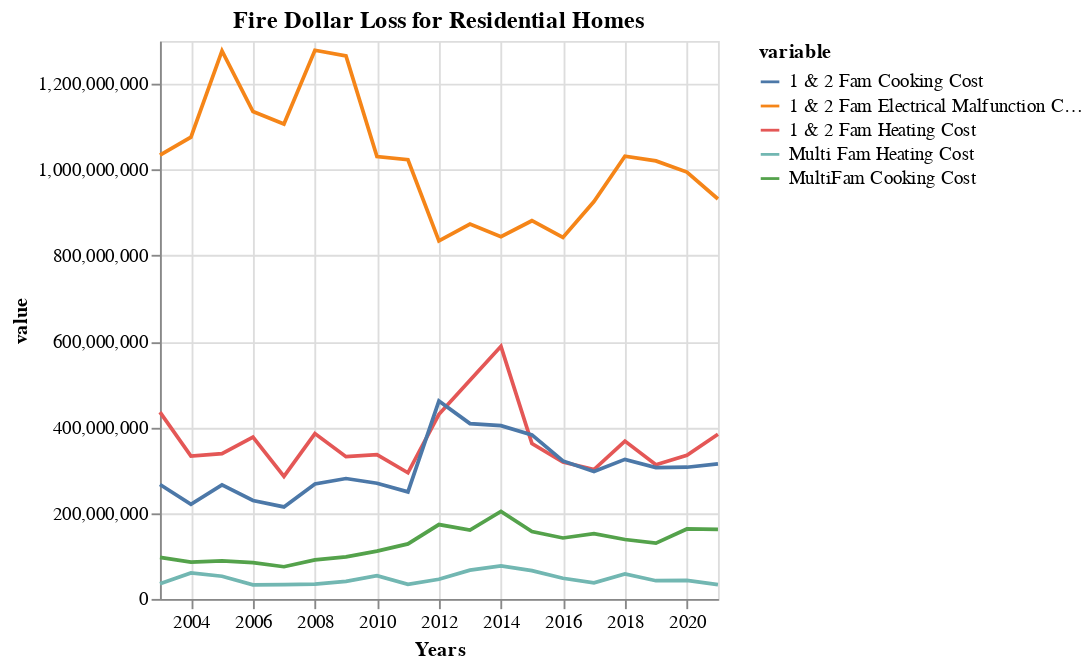

The notebook cell saved with this chart:
### Code cell
firecost = fire_cost.reset_index().melt('Years')
firecost = firecost.drop(firecost[firecost['variable'] == 'index'].index)
alt.Chart(firecost, title = "Fire Dollar Loss for Residential Homes").mark_line().encode(
    x='Years',
    y='value',
    color='variable')

### Figure 1 — Vega-Lite specification as saved in the notebook (floating-point values rounded to 4 significant figures)
{"config": {"view": {"continuousWidth": 300, "continuousHeight": 300}}, "data": {"name": "data-dd4104ac8cf4539d540a6a4e1cdf3efb"}, "mark": {"type": "line"}, "encoding": {"color": {"field": "variable", "type": "nominal"}, "x": {"field": "Years", "type": "temporal"}, "y": {"field": "value", "type": "quantitative"}}, "title": "Fire Dollar Loss for Residential Homes", "$schema": "https://vega.github.io/schema/vega-lite/v5.16.3.json", "datasets": {"data-dd4104ac8cf4539d540a6a4e1cdf3efb": [{"Years": "2003-01-01T00:00:00", "variable": "1 & 2 Fam Heating Cost", "value": 435200000}, {"Years": "2004-01-01T00:00:00", "variable": "1 & 2 Fam Heating Cost", "value": 332800000}, {"Years": "2005-01-01T00:00:00", "variable": "1 & 2 Fam Heating Cost", "value": 338600000}, {"Years": "2006-01-01T00:00:00", "variable": "1 & 2 Fam Heating Cost", "value": 377100000}, {"Years": "2007-01-01T00:00:00", "variable": "1 & 2 Fam Heating Cost", "value": 285600000}, {"Years": "2008-01-01T00:00:00", "variable": "1 & 2 Fam Heating Cost", "value": 385200000}, {"Years": "2009-01-01T00:00:00", "variable": "1 & 2 Fam Heating Cost", "value": 331300000}, {"Years": "2010-01-01T00:00:00", "variable": "1 & 2 Fam Heating Cost", "value": 336200000}, {"Years": "2011-01-01T00:00:00", "variable": "1 & 2 Fam Heating Cost", "value": 293900000}, {"Years": "2012-01-01T00:00:00", "variable": "1 & 2 Fam Heating Cost", "value": 430100000}, {"Years": "2013-01-01T00:00:00", "variable": "1 & 2 Fam Heating Cost", "value": 509500000}, {"Years": "2014-01-01T00:00:00", "variable": "1 & 2 Fam Heating Cost", "value": 588500000}, {"Years": "2015-01-01T00:00:00", "variable": "1 & 2 Fam Heating Cost", "value": 361900000}, {"Years": "2016-01-01T00:00:00", "variable": "1 & 2 Fam Heating Cost", "value": 318800000}, {"Years": "2017-01-01T00:00:00", "variable": "1 & 2 Fam Heating Cost", "value": 301500000}, {"Years": "2018-01-01T00:00:00", "variable": "1 & 2 Fam Heating Cost", "value": 367600000}, {"Years": "2019-01-01T00:00:00", "variable": "1 & 2 Fam Heating Cost", "value": 312800000}, {"Years": "2020-01-01T00:00:00", "variable": "1 & 2 Fam Heating Cost", "value": 334700000}, {"Years": "2021-01-01T00:00:00", "variable": "1 & 2 Fam Heating Cost", "value": 383500000}, {"Years": "2003-01-01T00:00:00", "variable": "Multi Fam Heating Cost", "value": 35300000}, {"Years": "2004-01-01T00:00:00", "variable": "Multi Fam Heating Cost", "value": 60600000}, {"Years": "2005-01-01T00:00:00", "variable": "Multi Fam Heating Cost", "value": 52800000}, {"Years": "2006-01-01T00:00:00", "variable": "Multi Fam Heating Cost", "value": 32900000}, {"Years": "2007-01-01T00:00:00", "variable": "Multi Fam Heating Cost", "value": 33500000}, {"Years": "2008-01-01T00:00:00", "variable": "Multi Fam Heating Cost", "value": 34300000}, {"Years": "2009-01-01T00:00:00", "variable": "Multi Fam Heating Cost", "value": 40800000}, {"Years": "2010-01-01T00:00:00", "variable": "Multi Fam Heating Cost", "value": 54200000}, {"Years": "2011-01-01T00:00:00", "variable": "Multi Fam Heating Cost", "value": 34100000}, {"Years": "2012-01-01T00:00:00", "variable": "Multi Fam Heating Cost", "value": 45900000}, {"Years": "2013-01-01T00:00:00", "variable": "Multi Fam Heating Cost", "value": 67000000}, {"Years": "2014-01-01T00:00:00", "variable": "Multi Fam Heating Cost", "value": 76800000}, {"Years": "2015-01-01T00:00:00", "variable": "Multi Fam Heating Cost", "value": 65800000}, {"Years": "2016-01-01T00:00:00", "variable": "Multi Fam Heating Cost", "value": 48100000}, {"Years": "2017-01-01T00:00:00", "variable": "Multi Fam Heating Cost", "value": 37400000}, {"Years": "2018-01-01T00:00:00", "variable": "Multi Fam Heating Cost", "value": 58000000}, {"Years": "2019-01-01T00:00:00", "variable": "Multi Fam Heating Cost", "value": 42400000}, {"Years": "2020-01-01T00:00:00", "variable": "Multi Fam Heating Cost", "value": 43300000}, {"Years": "2021-01-01T00:00:00", "variable": "Multi Fam Heating Cost", "value": 33500000}, {"Years": "2003-01-01T00:00:00", "variable": "1 & 2 Fam Cooking Cost", "value": 266600000}, {"Years": "2004-01-01T00:00:00", "variable": "1 & 2 Fam Cooking Cost", "value": 220500000}, {"Years": "2005-01-01T00:00:00", "variable": "1 & 2 Fam Cooking Cost", "value": 265500000}, {"Years": "2006-01-01T00:00:00", "variable": "1 & 2 Fam Cooking Cost", "value": 229300000}, {"Years": "2007-01-01T00:00:00", "variable": "1 & 2 Fam Cooking Cost", "value": 214400000}, {"Years": "2008-01-01T00:00:00", "variable": "1 & 2 Fam Cooking Cost", "value": 268000000}, {"Years": "2009-01-01T00:00:00", "variable": "1 & 2 Fam Cooking Cost", "value": 280500000}, {"Years": "2010-01-01T00:00:00", "variable": "1 & 2 Fam Cooking Cost", "value": 269600000}, {"Years": "2011-01-01T00:00:00", "variable": "1 & 2 Fam Cooking Cost", "value": 249300000}, {"Years": "2012-01-01T00:00:00", "variable": "1 & 2 Fam Cooking Cost", "value": 460900000}, {"Years": "2013-01-01T00:00:00", "variable": "1 & 2 Fam Cooking Cost", "value": 408500000}, {"Years": "2014-01-01T00:00:00", "variable": "1 & 2 Fam Cooking Cost", "value": 403600000}, {"Years": "2015-01-01T00:00:00", "variable": "1 & 2 Fam Cooking Cost", "value": 382100000}, {"Years": "2016-01-01T00:00:00", "variable": "1 & 2 Fam Cooking Cost", "value": 321400000}, {"Years": "2017-01-01T00:00:00", "variable": "1 & 2 Fam Cooking Cost", "value": 296800000}, {"Years": "2018-01-01T00:00:00", "variable": "1 & 2 Fam Cooking Cost", "value": 325100000}, {"Years": "2019-01-01T00:00:00", "variable": "1 & 2 Fam Cooking Cost", "value": 306100000}, {"Years": "2020-01-01T00:00:00", "variable": "1 & 2 Fam Cooking Cost", "value": 306800000}, {"Years": "2021-01-01T00:00:00", "variable": "1 & 2 Fam Cooking Cost", "value": 314500000}, {"Years": "2003-01-01T00:00:00", "variable": "MultiFam Cooking Cost", "value": 96600000}, {"Years": "2004-01-01T00:00:00", "variable": "MultiFam Cooking Cost", "value": 85900000}, {"Years": "2005-01-01T00:00:00", "variable": "MultiFam Cooking Cost", "value": 88700000}, {"Years": "2006-01-01T00:00:00", "variable": "MultiFam Cooking Cost", "value": 84700000}, {"Years": "2007-01-01T00:00:00", "variable": "MultiFam Cooking Cost", "value": 75000000}, {"Years": "2008-01-01T00:00:00", "variable": "MultiFam Cooking Cost", "value": 90900000}, {"Years": "2009-01-01T00:00:00", "variable": "MultiFam Cooking Cost", "value": 98100000}, {"Years": "2010-01-01T00:00:00", "variable": "MultiFam Cooking Cost", "value": 111300000}, {"Years": "2011-01-01T00:00:00", "variable": "MultiFam Cooking Cost", "value": 128100000}, {"Years": "2012-01-01T00:00:00", "variable": "MultiFam Cooking Cost", "value": 173200000}, {"Years": "2013-01-01T00:00:00", "variable": "MultiFam Cooking Cost", "value": 160600000}, {"Years": "2014-01-01T00:00:00", "variable": "MultiFam Cooking Cost", "value": 204000000}, {"Years": "2015-01-01T00:00:00", "variable": "MultiFam Cooking Cost", "value": 156800000}, {"Years": "2016-01-01T00:00:00", "variable": "MultiFam Cooking Cost", "value": 142000000}, {"Years": "2017-01-01T00:00:00", "variable": "MultiFam Cooking Cost", "value": 152100000}, {"Years": "2018-01-01T00:00:00", "variable": "MultiFam Cooking Cost", "value": 138400000}, {"Years": "2019-01-01T00:00:00", "variable": "MultiFam Cooking Cost", "value": 130100000}, {"Years": "2020-01-01T00:00:00", "variable": "MultiFam Cooking Cost", "value": 163000000}, {"Years": "2021-01-01T00:00:00", "variable": "MultiFam Cooking Cost", "value": 162200000}, {"Years": "2003-01-01T00:00:00", "variable": "1 & 2 Fam Electrical Malfunction Cost", "value": 1033800000}, {"Years": "2004-01-01T00:00:00", "variable": "1 & 2 Fam Electrical Malfunction Cost", "value": 1075900000}, {"Years": "2005-01-01T00:00:00", "variable": "1 & 2 Fam Electrical Malfunction Cost", "value": 1276700000}, {"Years": "2006-01-01T00:00:00", "variable": "1 & 2 Fam Electrical Malfunction Cost", "value": 1135500000}, {"Years": "2007-01-01T00:00:00", "variable": "1 & 2 Fam Electrical Malfunction Cost", "value": 1106300000}, {"Years": "2008-01-01T00:00:00", "variable": "1 & 2 Fam Electrical Malfunction Cost", "value": 1278300000}, {"Years": "2009-01-01T00:00:00", "variable": "1 & 2 Fam Electrical Malfunction Cost", "value": 1265000000}, {"Years": "2010-01-01T00:00:00", "variable": "1 & 2 Fam Electrical Malfunction Cost", "value": 1030700000}, {"Years": "2011-01-01T00:00:00", "variable": "1 & 2 Fam Electrical Malfunction Cost", "value": 1023200000}, {"Years": "2012-01-01T00:00:00", "variable": "1 & 2 Fam Electrical Malfunction Cost", "value": 834000000}, {"Years": "2013-01-01T00:00:00", "variable": "1 & 2 Fam Electrical Malfunction Cost", "value": 873200000}, {"Years": "2014-01-01T00:00:00", "variable": "1 & 2 Fam Electrical Malfunction Cost", "value": 844000000}, {"Years": "2015-01-01T00:00:00", "variable": "1 & 2 Fam Electrical Malfunction Cost", "value": 881100000}, {"Years": "2016-01-01T00:00:00", "variable": "1 & 2 Fam Electrical Malfunction Cost", "value": 842300000}, {"Years": "2017-01-01T00:00:00", "variable": "1 & 2 Fam Electrical Malfunction Cost", "value": 925700000}, {"Years": "2018-01-01T00:00:00", "variable": "1 & 2 Fam Electrical Malfunction Cost", "value": 1031300000}, {"Years": "2019-01-01T00:00:00", "variable": "1 & 2 Fam Electrical Malfunction Cost", "value": 1020400000}, {"Years": "2020-01-01T00:00:00", "variable": "1 & 2 Fam Electrical Malfunction Cost", "value": 994400000}, {"Years": "2021-01-01T00:00:00", "variable": "1 & 2 Fam Electrical Malfunction Cost", "value": 931700000}]}}
